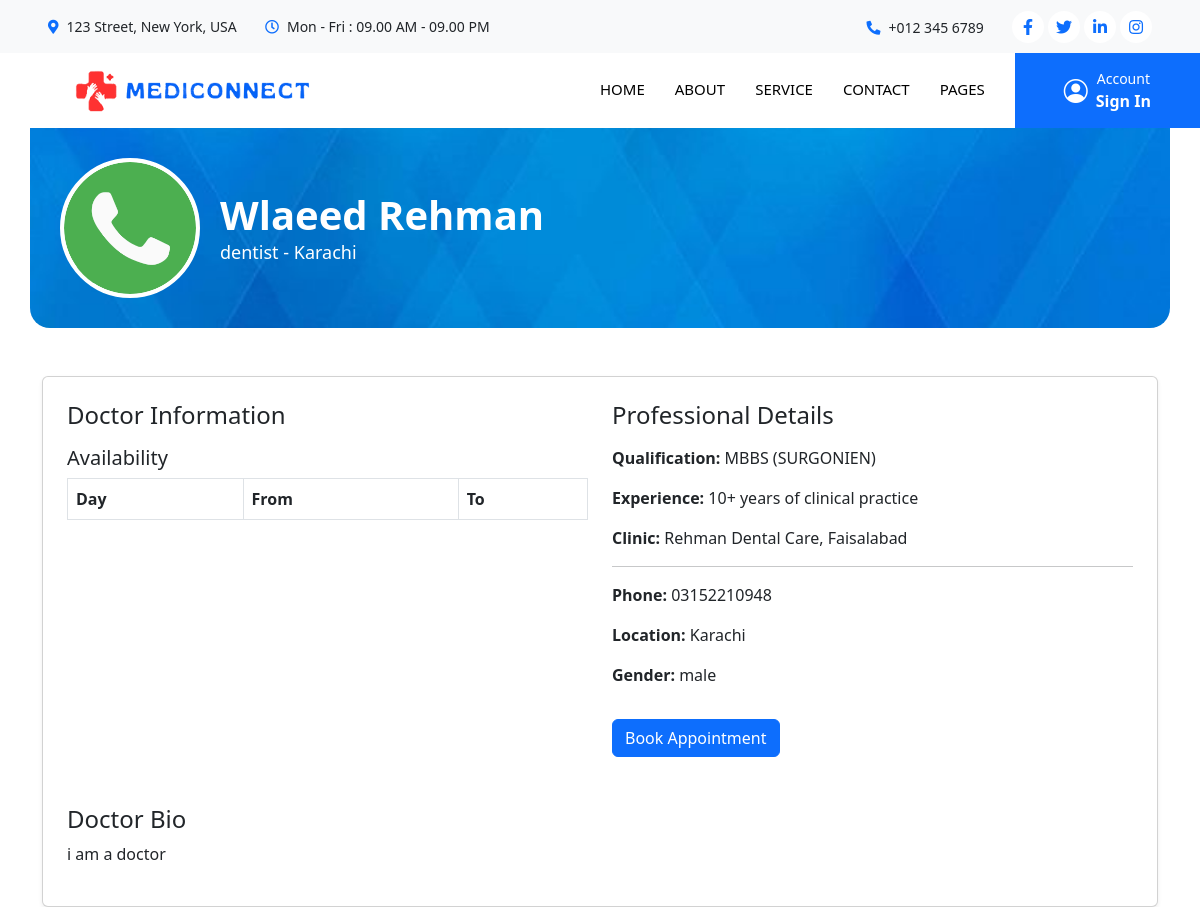
The page /profiles.php?id=18 on the database as committed earlier.
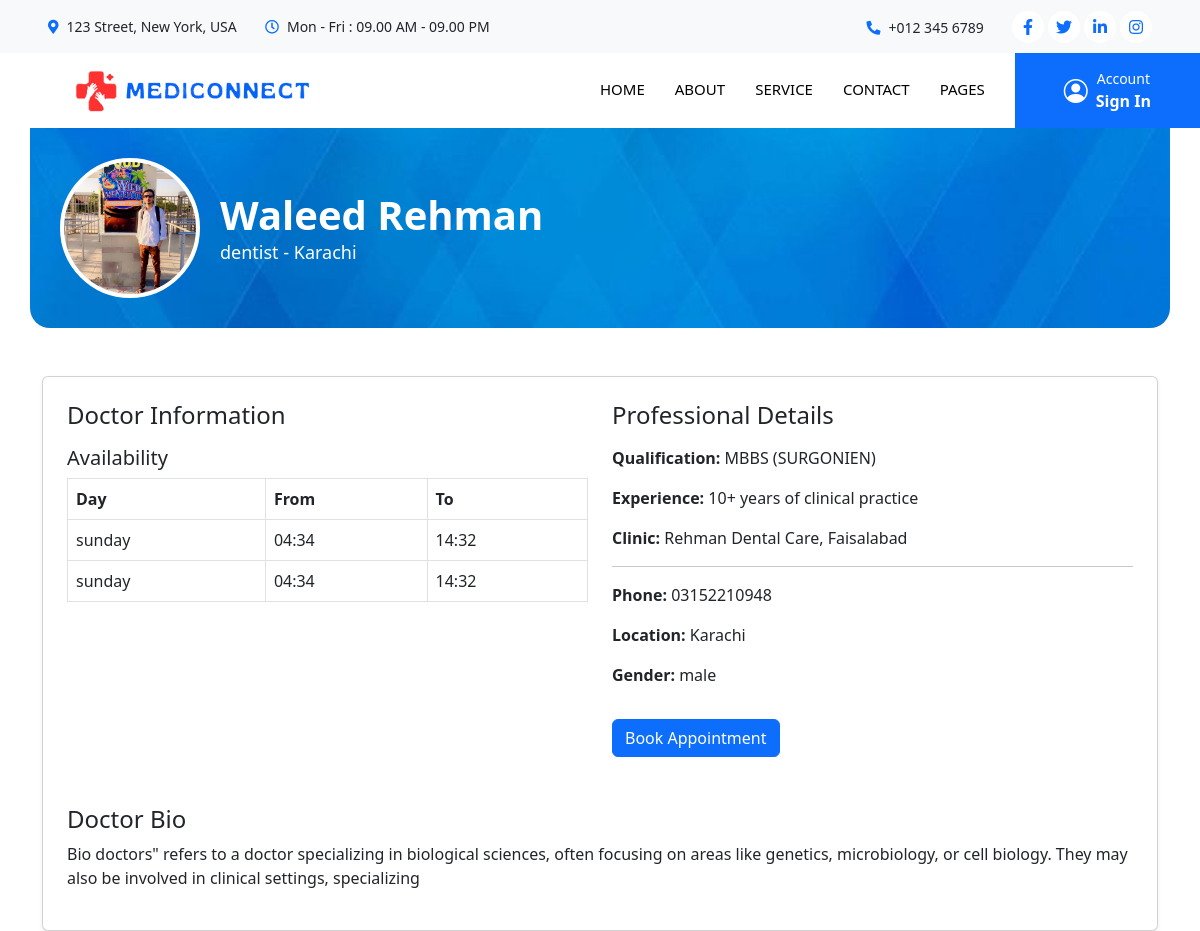
The same page on the database as committed later.
### tables this page shows
CREATE TABLE `doctor_register` (
  `id` int(11) NOT NULL,
  `name` varchar(50) NOT NULL,
  `email` varchar(100) NOT NULL,
  `password` varchar(50) NOT NULL,
  `role` varchar(50) NOT NULL,
  `phone` varchar(50) DEFAULT NULL,
  `gender` varchar(10) DEFAULT NULL,
  `location` varchar(50) DEFAULT NULL,
  `postal_code` varchar(20) DEFAULT NULL,
  `clinic_address` varchar(255) DEFAULT NULL,
  `category` varchar(50) DEFAULT NULL,
  `qualification` varchar(100) DEFAULT NULL,
  `experience` int(11) DEFAULT NULL,
  `profile_pic` varchar(255) DEFAULT NULL,
  `date_time` timestamp NOT NULL DEFAULT current_timestamp(),
  `bio` varchar(200) DEFAULT NULL,
  `from_time` int(11) DEFAULT NULL,
  `to_time` int(11) DEFAULT NULL,
  `available_day` varchar(50) DEFAULT NULL
);

CREATE TABLE `doctor_availiblity` (
  `doctor_id` int(11) NOT NULL,
  `available_day` varchar(50) NOT NULL,
  `available_time_to` varchar(50) NOT NULL,
  `available_time_from` varchar(50) NOT NULL,
  `id` int(11) NOT NULL
);

### profiles.php (the view, shortened to what this page needs)
<?php
$doctorprofile_id = $_GET['id'];
include("connection.php");
$query = "SELECT * FROM doctor_register WHERE id = $doctorprofile_id";
$result = mysqli_query($conn, $query);
$fresult = mysqli_fetch_assoc($result);
?>
<!DOCTYPE html>
<html lang="en">
<head>
  <link href="https://cdn.jsdelivr.net/npm/bootstrap@5.3.0/dist/css/bootstrap.min.css" rel="stylesheet">
  <link href="https://cdnjs.cloudflare.com/ajax/libs/font-awesome/5.15.4/css/all.min.css" rel="stylesheet">
  <link href="https://cdn.jsdelivr.net/npm/bootstrap-icons@1.10.5/font/bootstrap-icons.css" rel="stylesheet">
  <link rel="stylesheet" href="css/style.css">
</head>
<body>
<?php include("components/navbar.php"); ?>
<div class="container-fluid">
  <div class="profile-banner container position-relative py-5">
    <img src="<?php echo '../Mediconnect/Doctor_dashboard/src/html/imagedata/' . $fresult['profile_pic']; ?>" alt="Doctor Image" class="profile-avatar">
    <div class="profile-text">
      <h1 class="text-white"><?php echo $fresult['name']; ?></h1>
      <span class="text-white" ><?php echo $fresult['category']; ?> - <?php echo $fresult['location']; ?></span>
    </div>
  </div>
  <div class="container mt-5">
    <div class="card shadow-sm p-4">
      <div class="row">
        <div class="col-md-6 mb-4">
          <h4 class="mb-3">Doctor Information</h4>
          <h5>Availability</h5>
          <?php
        $doctorprofile_id = $_GET['id'];
          $showquery = "SELECT * FROM doctor_availiblity WHERE doctor_id = $doctorprofile_id";
          $showresult = mysqli_query($conn, $showquery);
          ?>
          <table class="table table-bordered w-100">
            <thead>
              <tr>
                <th>Day</th>
                <th>From</th>
                <th>To</th>
              </tr>
            </thead>
            <tbody>
              <?php foreach ($showresult as $data): ?>
              <tr>
                <td><?php echo $data['available_day']; ?></td>
                <td><?php echo $data['available_time_from']; ?></td>
                <td><?php echo $data['available_time_to']; ?></td>
              </tr>
              <?php endforeach; ?>
            </tbody>
          </table>
        </div>
        <div class="col-md-6 mb-4">
          <h4 class="mb-3">Professional Details</h4>
          <p><strong>Qualification:</strong> <?php echo $fresult['qualification']; ?></p>
          <p><strong>Experience:</strong> 10+ years of clinical practice</p>
          <p><strong>Clinic:</strong> Rehman Dental Care, Faisalabad</p>
          <hr>
          <p><strong>Phone:</strong> <?php echo $fresult['phone']; ?></p>
          <p><strong>Location:</strong> <?php echo $fresult['location']; ?></p>
          <p><strong>Gender:</strong> <?php echo $fresult['gender']; ?></p>
           <?php
               echo "<a href='appointment.php?id=$doctorprofile_id' class='btn btn-primary mt-3'>Book Appointment</a>";
            ?>
        </div>
      </div>
      <div class="mt-4">
        <h4>Doctor Bio</h4>
        <p><?php echo $fresult['bio']; ?></p>
      </div>
    </div>
  </div>
</div>
</body>
</html>

Rows that differ between the two databases and show on the page:
changed doctor_register "dentist": profile_pic: a different picture; name "Wlaeed Rehman" → "Waleed Rehman"; bio "i am a doctor" → "Bio doctors\" refers to a doctor specializing in biological sciences, often focusing on areas like genetics, microbiology, or cell biology. They may also be involved in clinical settings, specializing"
added doctor_availiblity: available_day "sunday", available_time_from "04:34", available_time_to "14:32"
added doctor_availiblity: available_day "sunday", available_time_from "04:34", available_time_to "14:32"
